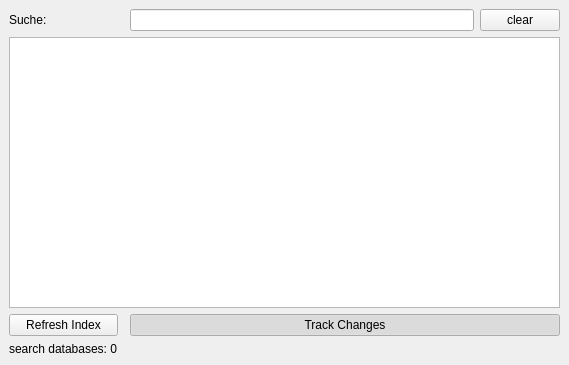
<?xml version="1.0" encoding="UTF-8"?>
<ui version="4.0">
 <class>projectFTSDockWidgetBase</class>
 <widget class="QDockWidget" name="projectFTSDockWidgetBase">
  <property name="geometry">
   <rect>
    <x>0</x>
    <y>0</y>
    <width>569</width>
    <height>365</height>
   </rect>
  </property>
  <property name="windowTitle">
   <string>Project Full Text Search</string>
  </property>
  <widget class="QWidget" name="dockWidgetContents">
   <layout class="QGridLayout" name="gridLayout">
    <item row="1" column="1">
     <widget class="QLabel" name="label">
      <property name="text">
       <string>Suche:</string>
      </property>
     </widget>
    </item>
    <item row="4" column="3" colspan="2">
     <widget class="QPushButton" name="buttonTrackChanges">
      <property name="text">
       <string>Track Changes</string>
      </property>
      <property name="checkable">
       <bool>true</bool>
      </property>
      <property name="checked">
       <bool>true</bool>
      </property>
     </widget>
    </item>
    <item row="1" column="3">
     <widget class="QLineEdit" name="textSearch"/>
    </item>
    <item row="2" column="1" colspan="4">
     <widget class="QListWidget" name="listView"/>
    </item>
    <item row="1" column="4">
     <widget class="QPushButton" name="buttonClear">
      <property name="text">
       <string>clear</string>
      </property>
     </widget>
    </item>
    <item row="4" column="1">
     <widget class="QPushButton" name="buttonRefreshIndex">
      <property name="text">
       <string>Refresh Index</string>
      </property>
     </widget>
    </item>
    <item row="5" column="1">
     <widget class="QLabel" name="labelDBInfo">
      <property name="text">
       <string>search databases: 0</string>
      </property>
     </widget>
    </item>
   </layout>
  </widget>
 </widget>
 <resources/>
 <connections/>
</ui>
